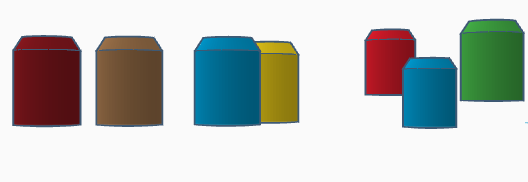
#> input picture botol_berjajar_berdempetan8.png, 528 x 182 px
$ python ai_test.py
#> lines starting #> are read from the running program, lines starting #| are printed output that depends on the picture; after the words box and inside, x2 and y2 are one past the last pixel; in counts of white or black regions, pixels touching at a corner belong together
import cv2 as cv
import numpy as np
import matplotlib.pyplot as plt
from scipy import ndimage as ndi

# -----------------------------
# 1️⃣ Load dan Preprocessing
# -----------------------------
img = cv.imread('botol_berjajar_berdempetan8.png')
#> img is the input picture: shape (182, 528, 3); mean B, G, R 188.8, 192.6, 188.9
img_rgb = cv.cvtColor(img, cv.COLOR_BGR2RGB)
gray = cv.cvtColor(img, cv.COLOR_BGR2GRAY)

# Blur untuk mengurangi noise
blur = cv.GaussianBlur(gray, (5,5), 0)

# Threshold untuk pisahkan objek dan background
_, thresh = cv.threshold(gray, 190, 255, cv.THRESH_BINARY_INV)
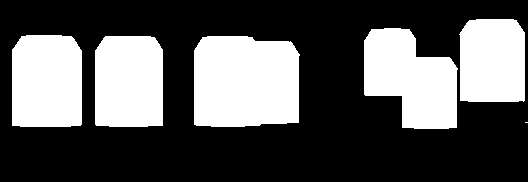
#> thresh: shape (182, 528); 34.7% white; 6 white regions (1 under 20 px), largest, box (x1, y1, x2, y2) and area: (194, 36, 300, 127) 9041, (364, 28, 458, 129) 6780, (12, 35, 82, 127) 6244, (95, 36, 163, 127) 6018, (459, 19, 525, 102) 5243

# -----------------------------
# 2️⃣ Morphology Cleanup
# -----------------------------
kernel = np.ones((3,3), np.uint8)
opening = cv.morphologyEx(thresh, cv.MORPH_OPEN, kernel, iterations=2)
#> opening: shape (182, 528); 34.7% white; 5 white regions, box (x1, y1, x2, y2) and area: (194, 36, 299, 127) 9038, (364, 28, 457, 129) 6778, (12, 35, 82, 127) 6244, (95, 36, 163, 127) 6018, (460, 19, 525, 102) 5241
sure_bg = cv.dilate(opening, kernel, iterations=3)
#> sure_bg: shape (182, 528); 40.1% white; 4 white regions, box (x1, y1, x2, y2) and area: (361, 16, 528, 132) 14018, (191, 33, 302, 130) 10250, (9, 32, 85, 130) 7252, (92, 33, 166, 130) 7008

# -----------------------------
# 3️⃣ Distance Transform (untuk area inti objek)
# -----------------------------
dist_transform = cv.distanceTransform(opening, cv.DIST_L2, 5)
_, sure_fg = cv.threshold(dist_transform, 0.6 * dist_transform.max(), 255, 0)
#> sure_fg: shape (182, 528) float32; 3.3% white; 6 white regions (1 under 20 px), largest, box (x1, y1, x2, y2) and area: (221, 63, 272, 100) 1706, (39, 62, 55, 100) 608, (122, 63, 136, 100) 518, (487, 46, 498, 75) 319, (426, 84, 430, 102) 39
# _, sure_fg = cv.threshold(dist_transform, 75, 255, 0)

sure_fg = np.uint8(sure_fg)
unknown = cv.subtract(sure_bg, sure_fg)
#> unknown: shape (182, 528); 36.8% white; 4 white regions, box (x1, y1, x2, y2) and area: (361, 16, 528, 132) 13658, (191, 33, 302, 130) 8544, (9, 32, 85, 130) 6644, (92, 33, 166, 130) 6490

# -----------------------------
# 4️⃣ Marker untuk Watershed
# -----------------------------
num_labels, markers = cv.connectedComponents(sure_fg)
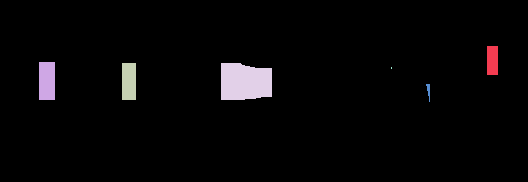
#> markers: shape (182, 528) int32; 7 distinct labels, from 0 to 6; one colour per label, 0 black
#> num_labels = 7
markers = markers + 1
#> markers: shape (182, 528) int32; 7 distinct labels, from 1 to 7
markers[unknown == 255] = 0
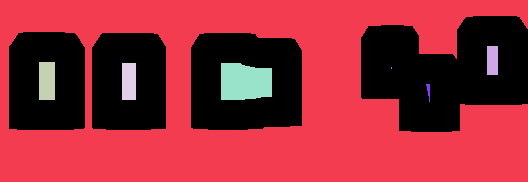
#> markers: shape (182, 528) int32; 8 distinct labels, from 0 to 7; one colour per label, 0 black

# -----------------------------
# 5️⃣ Jalankan Watershed
# -----------------------------
markers_ws = cv.watershed(img, markers)
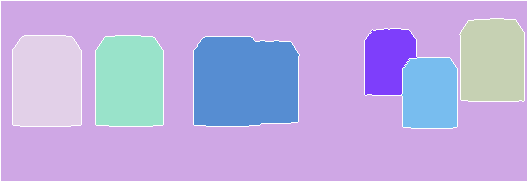
#> markers_ws: shape (182, 528) int32; 8 distinct labels, from -1 to 7; one colour per label, 0 black, -1 white
segmented = img_rgb.copy()
segmented[markers_ws == -1] = [255, 0, 0]  # garis batas merah
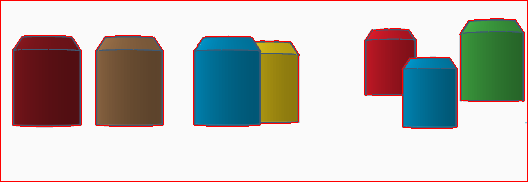
#> segmented: shape (182, 528, 3); mean R, G, B 191.1, 186.5, 182.4

# -----------------------------
# 6️⃣ Fungsi Deteksi Warna
# -----------------------------
def detect_color(bgr_color):
    hsv = cv.cvtColor(np.uint8([[bgr_color]]), cv.COLOR_BGR2HSV)[0][0]
    h = hsv[0]
    if h < 10 or h > 160:
        return "Merah", (255, 0, 0)
    elif 25 <= h < 35:
        return "Kuning", (255, 255, 0)
    elif 35 <= h < 85:
        return "Hijau", (0, 255, 0)
    elif 85 <= h < 130:
        return "Biru", (0, 0, 255)
    else:
        return "Anomali", (255, 255, 255)

# -----------------------------
# 7️⃣ Deteksi, Warna, dan Ukuran per Botol
# -----------------------------
result = img_rgb.copy()
botol_data = []

unique_labels = np.unique(markers_ws)
#> unique_labels = [-1, 1, 2, 3, 4, 5, 6, 7]

for label in unique_labels:
    if label <= 1:  # 0 dan 1 = background, -1 = garis batas
        continue

    mask = np.uint8(markers_ws == label)
    contours, _ = cv.findContours(mask, cv.RETR_EXTERNAL, cv.CHAIN_APPROX_SIMPLE)
    if len(contours) == 0:
        continue

    c = max(contours, key=cv.contourArea)
    area = cv.contourArea(c)
    if area < 1000:
        continue

    x, y, w, h = cv.boundingRect(c)
    roi = img[y:y+h, x:x+w]
    avg_color = cv.mean(roi)[:3]

    warna, box_color = detect_color(avg_color)
    ukuran = "Besar" if area > 7000 else "Kecil"

    cv.rectangle(result, (x, y), (x+w, y+h), box_color, 3)
    cv.putText(result, f"{warna} - {ukuran}", (x, y-10),
               cv.FONT_HERSHEY_SIMPLEX, 0.7, box_color, 2)

    botol_data.append({
        "warna": warna,
        "ukuran": ukuran,
        "area": int(area),
        "x": x
    })
#> this loop made 8 passes
#> (area, x, y, w, avg_color, hsv in detect_color, warna) on passes 3 to 8: (4860.5, 460, 19, 64, (61.3, 125.3, 54.52), [63, 145, 125], 'Hijau'), (5809, 13, 36, 68, (33.01, 26.88, 96.28), [177, 186, 96], 'Merah'), (5690, 96, 36, 67, (61.75, 84.58, 109.1), [14, 112, 109], 'Anomali'), (8609, 194, 37, 105, (106.1, 118.9, 63.26), [83, 119, 118], 'Hijau'), (2663, 365, 29, 52, (64.71, 47.93, 132.3), [174, 164, 132], 'Merah'), (3560.5, 402, 58, 55, (142.6, 106.5, 10.57), [98, 237, 142], 'Biru')
#> label on pass 1: -1
#> mask: shape (182, 528); values 0 (black) and 1 (white), 3.8% white; 1 white region, box (x1, y1, x2, y2) and area: (402, 58, 457, 128) 3677
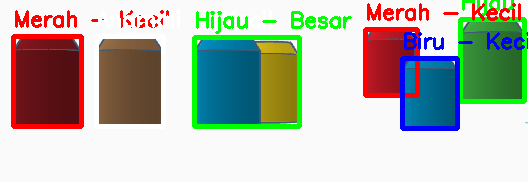
#> result: shape (182, 528, 3); mean R, G, B 182.1, 185, 174.1
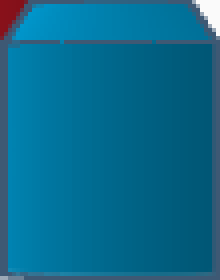
#> roi: shape (70, 55, 3) (shown 4 times larger); mean B, G, R 142.6, 106.5, 10.6
#> after the loop, botol_data = 6 items

botol_data = sorted(botol_data, key=lambda d: d['x'])

# -----------------------------
# 8️⃣ Visualisasi Lengkap (Grid)
# -----------------------------
fig, axes = plt.subplots(3, 4, figsize=(18, 12))
ax = axes.ravel()

ax[0].imshow(img_rgb)
ax[0].set_title('1. Gambar Asli')

ax[1].imshow(gray, cmap='gray')
ax[1].set_title('2. Grayscale')

ax[2].imshow(blur, cmap='gray')
ax[2].set_title('3. Gaussian Blur')

ax[3].imshow(thresh, cmap='gray')
ax[3].set_title('4. Threshold')

ax[4].imshow(opening, cmap='gray')
ax[4].set_title('5. Morphology (Open)')

ax[5].imshow(sure_bg, cmap='gray')
ax[5].set_title('6. Sure Background')

ax[6].imshow(dist_transform, cmap='jet')
ax[6].set_title('7. Distance Transform')

ax[7].imshow(sure_fg, cmap='gray')
ax[7].set_title('8. Sure Foreground')

ax[8].imshow(unknown, cmap='gray')
ax[8].set_title('9. Unknown Region')

ax[9].imshow(markers, cmap='nipy_spectral')
ax[9].set_title('10. Markers (Label)')

ax[10].imshow(segmented)
ax[10].set_title('11. Hasil Watershed (Batas)')

ax[11].imshow(result)
ax[11].set_title('12. Bounding Box + Warna + Ukuran')

for a in ax:
    a.axis('off')

plt.tight_layout()
plt.show()

# -----------------------------
# 9️⃣ Cetak Data Botol
# -----------------------------
for i, b in enumerate(botol_data, 1):
    print(f"Botol {i}: Warna={b['warna']}, Ukuran={b['ukuran']}, Area={b['area']}")
#> this loop made 6 passes
#> b on passes 1, 5: {'warna': 'Merah', 'ukuran': 'Kecil', 'area': 5809, 'x': 13}, {'warna': 'Biru', 'ukuran': 'Kecil', 'area': 3560, 'x': 402}
#| Botol 1: Warna=Merah, Ukuran=Kecil, Area=5809
#| Botol 2: Warna=Anomali, Ukuran=Kecil, Area=5690
#| Botol 3: Warna=Hijau, Ukuran=Besar, Area=8609
#| Botol 4: Warna=Merah, Ukuran=Kecil, Area=2663
#| Botol 5: Warna=Biru, Ukuran=Kecil, Area=3560
#| Botol 6: Warna=Hijau, Ukuran=Kecil, Area=4860

$ run again, with botol_berjajar_berdempetan3.png copied over botol_berjajar_berdempetan8.png
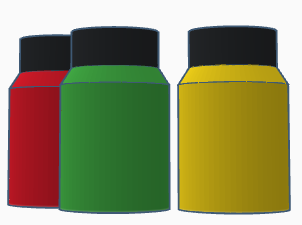
#> input picture botol_berjajar_berdempetan3.png, 302 x 225 px
#> img is the input picture: shape (225, 302, 3); mean B, G, R 98.7, 141.3, 142.3
#> thresh: shape (225, 302); 71.3% white; 2 black regions, box (x1, y1, x2, y2) and area: (0, 0, 302, 225) 19455, (181, 68, 192, 83) 37
#> opening: shape (225, 302); 71.3% white; 1 black region, box (x1, y1, x2, y2) and area: (0, 0, 302, 225) 19533
#> sure_bg: shape (225, 302); 77.2% white; 1 black region, box (x1, y1, x2, y2) and area: (0, 0, 302, 225) 15508
#> unknown: shape (225, 302); 67.5% white; 3 black regions, box (x1, y1, x2, y2) and area: (0, 0, 302, 225) 15508, (56, 74, 123, 166) 5449, (225, 92, 242, 167) 1148
#> num_labels = 3
#> markers_ws: shape (225, 302) int32; 4 distinct labels, from -1 to 3
#> segmented: shape (225, 302, 3); mean R, G, B 144.9, 135.1, 92.1
#> unique_labels = [-1, 1, 2, 3]
#> the loop `for label in unique_labels:` made 4 passes
#> (area, x, y, w, avg_color, hsv in detect_color, warna) on passes 3 to 4: (27624.5, 8, 27, 162, (57.8, 89.56, 81.73), [38, 92, 89], 'Hijau'), (19082, 178, 26, 112, (38.56, 131, 145.8), [26, 188, 145], 'Kuning')
#> after the loop `for label in unique_labels:`:
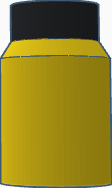
#> roi: shape (188, 112, 3); mean B, G, R 38.6, 131, 145.8
#> after the loop `for label in unique_labels:`: botol_data = 2 items
#> the loop `for i, b in enumerate(botol_data, 1):` made 2 passes
#> (i, b) on pass 1: (1, {'warna': 'Hijau', 'ukuran': 'Besar', 'area': 27624, 'x': 8})
#> (printed output is left out)
